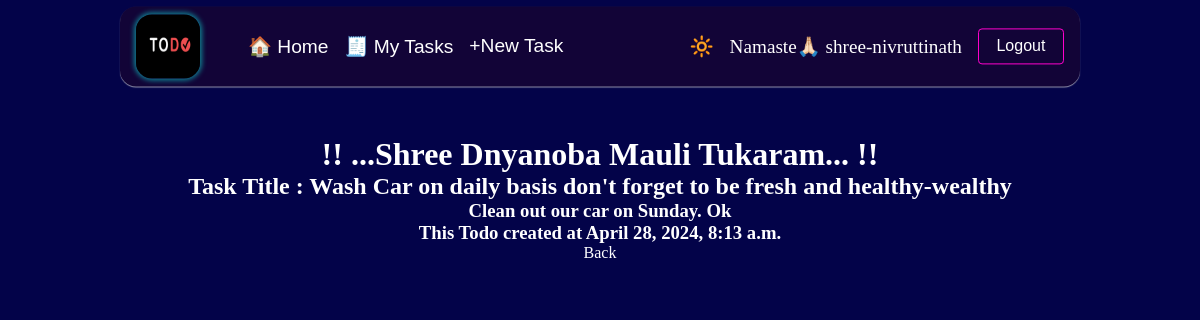
The app's page /task/2 (signed in) with its own data.
### base/models.py (models this page shows, shortened)
class Task(models.Model):
  user = models.ForeignKey(User, on_delete=models.CASCADE, null=True, blank=True)
  title = models.CharField(max_length=200, null=True, blank=True)
  description = models.TextField(null=True, blank=True)
  complete = models.BooleanField(default=False)
  created = models.DateTimeField(auto_now_add=True)
  class Meta:
    ordering = ['complete', 'created']

### base/views.py (the view)
# urls.py: path('task/<int:pk>', TaskDetail.as_view(), name='task'),
class TaskDetail(LoginRequiredMixin, DetailView):
  model = Task
  context_object_name = 'task'

### base/templates/base/task_detail.html
{% extends "base/base.html" %}
{% block main %}
  <h1>!! ...Shree Dnyanoba Mauli Tukaram... !!</h1>
  {% if task %}
    <h2>Task Title : {{task.title}}</h2>
    <h3>{{task.description}}</h3>
    <h3>This Todo created at {{task.created}}</h3>
  {% endif %}
  <a href="{% url 'tasks' %}">Back</a>
{% endblock main %}

### base/templates/base/header.html (shortened to what this page needs)
{% load static %}
<header class="todo-header">
  <div class="left-section">
    <img src="{% static "base/images/todo-logo1.png" %}" id="todo-logo">
    <nav>
      <a href="">🏠 Home</a>
      {% if request.user.is_authenticated %}
        <a href="{% url 'tasks' %}">🧾 My Tasks</a>
        <a href="{% url 'task_create' %}"><span class="new-task-logo">+</span>New Task</a>
      {% endif %}
    </nav>
  </div>
  <div class="right-section">
    {% if request.user.is_authenticated %}
      <span class="theme-icon">
        {% if theme %}
          🌙
        {% else %}
          🔆
        {% endif %}
      </span>
      <span class="username">Namaste🙏🏻 {{request.user}} </span>
      <form action="{% url 'logout' %}" method="POST">
        <input class="logout-btn login-link-btn" type="submit" value="Logout">
      </form>
    {% else %}
      <nav>
        <a class="login-link-btn" href="{% url 'login' %}">Login</a>
        <a class="signup-link-btn" href="{% url 'signup' %}">Signup</a>
      </nav>
    {% endif %}
  </div>
</header>

### base/static/base/css/index.css (style rules this page uses)
* { box-sizing: border-box; margin: 0; padding: 0; border: none; outline: none; background-color: transparent; }
body { min-height: 100vh; width: 100vw; max-width: 70rem; margin: 0 auto; overflow: hidden; overflow-y: scroll; background-color: #030349; color: #fff; }
a { text-decoration: none; color: #fff; }
.todo-header { overflow: hidden; background-color: #120437; box-shadow: 0 1px 1px #dddddda5; position: sticky; top: 0.4rem; height: 5rem; width: 100%; max-width: 60rem; display: flex; justify-content: space-between; align-items: center; margin: 0 auto; padding: 0.5rem 1rem; border-radius: 1rem; font-size: 1.2rem; z-index: 100; }
.left-section, .right-section { display: flex; align-items: center; column-gap: 1rem; }
#todo-logo { border-radius: 1rem; height:4rem; width: 4rem; margin-right: 2rem; box-shadow: 0 0 5px 2px #109aa1d4; }
.todo-header nav { display: flex; align-items: center; column-gap: 1rem; font-family: Arial, Helvetica, sans-serif; }
.login-link-btn, .signup-link-btn { padding: 0.5rem 1.1rem; border-radius: 0.25rem; font-size: 1rem; color: #fff; }
.login-link-btn { border: 1px solid #ff00cc; }

### records on screen
Task: title "Wash Car on daily basis don't forget to be fresh and healthy-wealthy", description "Clean out our car on Sunday. Ok", created "April 28, 2024, 8:13 a.m."

### other values on screen
{{ request.user }} "shree-nivruttinath"
